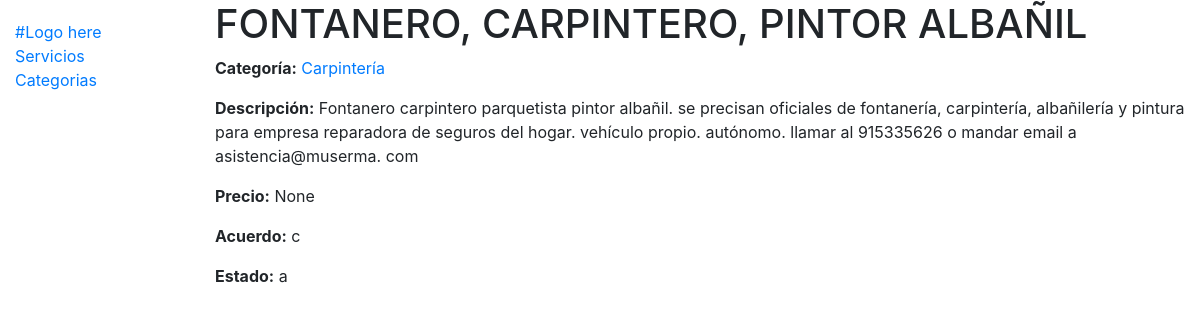
Page /catalogo/service/1 on the committed database.
### catalogo/models.py (models this page shows, shortened)
class Service(models.Model):
    title = models.CharField(max_length=200, verbose_name='título')
    description = models.TextField(max_length=5000, help_text='Ingrese la descripción del servicio', verbose_name='descripción')
    SERVICE_TYPE = (
        ('o', 'Ofrezco un servicio'),
        ('r', 'Requiero un servicio'),
    )
    service_type = models.CharField(
        max_length=1,
        choices=SERVICE_TYPE,
        default='o',
        help_text='Ofrezco/Requiero',
        verbose_name='tipo de servicio'
    )
    subcategory = models.ForeignKey('SubCategory',on_delete=models.SET_NULL, null=True, verbose_name='categoría')
    price = MoneyField(max_digits=8, decimal_places=0, default=None, null=True, blank=True, default_currency='PEN', verbose_name='precio')
    PRICE_TYPE = (
        ('c', 'A convenir'),
        ('f', 'Gratis'),
        ('n', 'Negociable'),
        ('x', 'Precio fijo'),
    )
    price_type = models.CharField(
        max_length=1,
        choices=PRICE_TYPE,
        default='c',
        help_text='Type of price',
        verbose_name='acuerdo'
    )
    SERVICE_STATUS = (
        ('a', 'Disponible'),
        ('e', 'Expirado'),
        ('c', 'Cancelado'),
    )
    status = models.CharField(
        max_length=1,
        choices=SERVICE_STATUS,
        blank=True,
        default='a',
        help_text='Estado del anuncio',
        verbose_name='estado'
    )
    due_date = models.DateField(null=True, blank=True, verbose_name='anuncio expira')
    applicant = models.ForeignKey(User, on_delete=models.SET_NULL, null=True, blank=True, verbose_name='usuario')
    class Meta:
        ordering = ['-due_date']
        verbose_name = 'servicio'

class SubCategory(models.Model):
    name = models.CharField(max_length=200, help_text='Ingrese una subcatecoría del servicio (ejm. idiomas, limpieza de hogar)', verbose_name='nombre')
    category = models.ForeignKey('Category',on_delete=models.SET_NULL, null=True, verbose_name='categoría')
    class Meta:
        verbose_name = 'subcategoría'
        ordering = ['category']
    def __str__(self):
        return self.name

### catalogo/views.py (the view)
# urls.py: path('service/<int:pk>', views.ServiceDetailView.as_view(), name='service-detail'),
class ServiceDetailView(generic.DetailView):
    model = Service

### catalogo/templates/catalogo/service_detail.html
{% extends "base_generic.html" %}
{% block content %}
  <h1>{{ service.title }}</h1>
  <p><strong>Categoría:</strong> <a href="">{{ service.subcategory }}</a></p>
  <p><strong>Descripción:</strong> {{ service.description }}</p>
  <p><strong>Precio:</strong> {{ service.price }}</p>
  <p><strong>Acuerdo:</strong> {{ service.price_type }}</p>
  <p><strong>Estado:</strong> {{ service.status }}</p>
{% endblock %}

### rows in the picture
Service: title "FONTANERO, CARPINTERO, PINTOR ALBAÑIL", subcategory "Carpintería", description "Fontanero carpintero parquetista pintor albañil. se precisan oficiales de fontanería, carpintería, albañilería y pintura para empresa reparadora de seguros del hogar. vehículo propio. autónomo. llamar al 915335626 o mandar email a asistencia@muserma. com", price "None", price_type "c", status "a"
